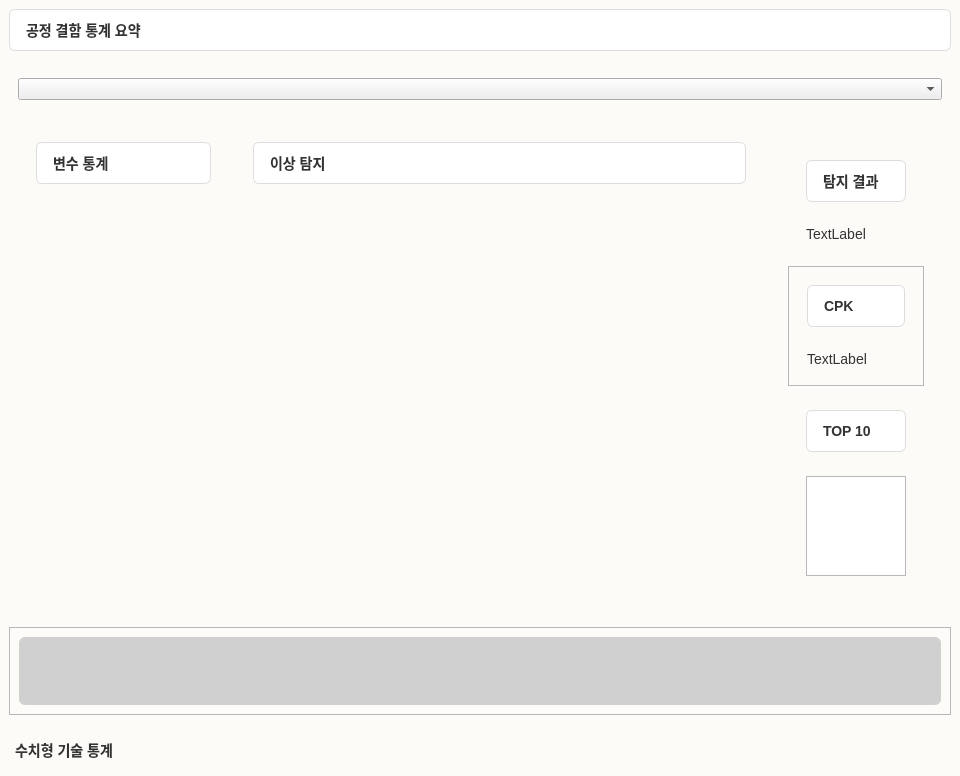
<?xml version="1.0" encoding="UTF-8"?>
<ui version="4.0">
 <class>Form</class>
 <widget class="QWidget" name="Form">
  <property name="enabled">
   <bool>true</bool>
  </property>
  <property name="geometry">
   <rect>
    <x>0</x>
    <y>0</y>
    <width>960</width>
    <height>644</height>
   </rect>
  </property>
  <property name="sizePolicy">
   <sizepolicy hsizetype="Expanding" vsizetype="Expanding">
    <horstretch>0</horstretch>
    <verstretch>0</verstretch>
   </sizepolicy>
  </property>
  <property name="windowTitle">
   <string>Form</string>
  </property>
  <property name="autoFillBackground">
   <bool>false</bool>
  </property>
  <property name="styleSheet">
   <string notr="true">/* =======================================================
   1. [필수] 전체 배경 설정 (아이보리: #FDFBF7)
   ======================================================= */
/* 중요: Widget 기반 폼에서 배경색이 적용되도록 수정했습니다. */
QWidget#Form, QWidget#centralwidget {
    background-color: #FDFBF7;
}

/* 메인 프레임도 배경색을 강제로 맞춰줍니다. */
QFrame#frame_main {
    background-color: #FDFBF7;
}

/* 기본 글꼴 및 색상 */
QLabel {
    color: #333333; 
    font-family: 'Segoe UI', 'Malgun Gothic', sans-serif;
    font-size: 14px;
}

/* =======================================================
   2. 사이드바 스타일 (배경색 구분 &amp; 투명 버튼)
   ======================================================= */
QFrame#frame_sidebar {
    background-color: #F0EFE9; /* 사이드바는 조금 더 진한 베이지 */
    border-right: 1px solid #D1D1D1;
}

/* 사이드바에 있는 메뉴 버튼들은 '투명'하게 설정 */
QPushButton {
    background-color: transparent;
    color: #333333;
    border: none;
    padding: 15px;
    text-align: left;
    font-size: 14px;
    font-weight: bold;
}

/* 마우스 올렸을 때 */
QPushButton:hover {
    background-color: #E6E3DA;
    color: #000000;
}

/* 선택되었을 때 (Checkable=True) */
QPushButton:checked {
    background-color: #E6E3DA;
    color: #2c3e50;
    border-left: 5px solid #2c3e50;
}

/* =======================================================
   3. 제목 라벨 스타일 (제목만 깔끔한 흰색 박스로!)
   ======================================================= */
/* Press, RF Pwr 등 제목 글자가 있는 라벨에만 흰색 배경을 줍니다. */
QLabel#label, QLabel#label_2, QLabel#label_3, QLabel#label_7, 
QLabel#label_8, QLabel#label_13, QLabel#label_14, 
QLabel#label_15, QLabel#label_16, QLabel#label_17, QLabel#label_18,
QLabel#label_19, QLabel#label_20, QLabel#label_21, 
QLabel#label_4, QLabel#label_5, QLabel#label_6 {
    
    background-color: #FFFFFF;  /* 흰색 배경 */
    color: #333333;             /* 진한 회색 글자 */
    
    border: 1px solid #DDDDDD;  /* 연한 테두리 */
    border-radius: 6px;         /* 둥근 모서리 */
    padding: 8px 12px;          /* 안쪽 여백 */
    
    font-weight: bold;
    font-size: 14px;
    min-height: 24px;
}

/* =======================================================
   5. [중요] 통계 버튼 스타일 복구 (여기가 핵심!)
   ======================================================= */
/* 위에서 '모든 버튼은 투명하라'고 했기 때문에, 
   이 버튼만 따로 '배경색과 테두리를 가져라'고 지정해줘야 합니다. 
   
   ★ 주의: Qt Designer에서 이 버튼의 objectName을 'btn_stats_open'으로 꼭 맞춰주세요! ★
*/

QPushButton#btn_stats_open {
    border: 1px solid #BBBBBB;   /* 회색 테두리 다시 생성 */
    background-color: #FFFFFF;   /* 흰색 배경 */
    border-radius: 6px;
    padding: 8px 15px;
    text-align: center;          /* 글자 가운데 정렬 */
    color: #333333;
    font-weight: bold;
}

/* 통계 버튼 마우스 올렸을 때 */
QPushButton#btn_stats_open:hover {
    background-color: #E6E3DA;   
    border: 1px solid #999999;
    color: #000000;
}

/* 통계 버튼 눌렀을 때 */
QPushButton#btn_stats_open:pressed {
    background-color: #D0D0D0;
    padding-top: 10px;
}</string>
  </property>
  <layout class="QVBoxLayout" name="verticalLayout">
   <property name="spacing">
    <number>0</number>
   </property>
   <property name="leftMargin">
    <number>0</number>
   </property>
   <property name="topMargin">
    <number>0</number>
   </property>
   <property name="rightMargin">
    <number>0</number>
   </property>
   <property name="bottomMargin">
    <number>0</number>
   </property>
   <item>
    <widget class="QFrame" name="frame_4">
     <property name="sizePolicy">
      <sizepolicy hsizetype="Preferred" vsizetype="Preferred">
       <horstretch>0</horstretch>
       <verstretch>0</verstretch>
      </sizepolicy>
     </property>
     <property name="frameShape">
      <enum>QFrame::NoFrame</enum>
     </property>
     <layout class="QVBoxLayout" name="verticalLayout_2">
      <item>
       <widget class="QLabel" name="label">
        <property name="text">
         <string>공정 결함 통계 요약</string>
        </property>
       </widget>
      </item>
     </layout>
    </widget>
   </item>
   <item>
    <widget class="QFrame" name="mainf">
     <property name="enabled">
      <bool>true</bool>
     </property>
     <property name="sizePolicy">
      <sizepolicy hsizetype="Expanding" vsizetype="Expanding">
       <horstretch>0</horstretch>
       <verstretch>0</verstretch>
      </sizepolicy>
     </property>
     <property name="frameShape">
      <enum>QFrame::NoFrame</enum>
     </property>
     <layout class="QVBoxLayout" name="verticalLayout_3" stretch="0,7,1">
      <item>
       <widget class="QFrame" name="frame_5">
        <property name="frameShape">
         <enum>QFrame::NoFrame</enum>
        </property>
        <layout class="QVBoxLayout" name="verticalLayout_4">
         <item>
          <widget class="QComboBox" name="comboVariable"/>
         </item>
        </layout>
       </widget>
      </item>
      <item>
       <widget class="QFrame" name="frame_6">
        <property name="sizePolicy">
         <sizepolicy hsizetype="Expanding" vsizetype="Expanding">
          <horstretch>0</horstretch>
          <verstretch>0</verstretch>
         </sizepolicy>
        </property>
        <property name="frameShape">
         <enum>QFrame::NoFrame</enum>
        </property>
        <layout class="QHBoxLayout" name="horizontalLayout" stretch="2,5,1">
         <item>
          <widget class="QFrame" name="frame_7">
           <property name="frameShape">
            <enum>QFrame::NoFrame</enum>
           </property>
           <layout class="QVBoxLayout" name="verticalLayout_5" stretch="0,3">
            <item>
             <widget class="QFrame" name="frame_11">
              <property name="frameShape">
               <enum>QFrame::NoFrame</enum>
              </property>
              <layout class="QVBoxLayout" name="verticalLayout_8">
               <item>
                <widget class="QLabel" name="label_2">
                 <property name="text">
                  <string>변수 통계</string>
                 </property>
                </widget>
               </item>
              </layout>
             </widget>
            </item>
            <item>
             <widget class="QWidget" name="histChart" native="true">
              <property name="sizePolicy">
               <sizepolicy hsizetype="Expanding" vsizetype="Expanding">
                <horstretch>0</horstretch>
                <verstretch>0</verstretch>
               </sizepolicy>
              </property>
             </widget>
            </item>
           </layout>
          </widget>
         </item>
         <item>
          <widget class="QFrame" name="frame_8">
           <property name="frameShape">
            <enum>QFrame::NoFrame</enum>
           </property>
           <layout class="QVBoxLayout" name="verticalLayout_6" stretch="0,3">
            <item>
             <widget class="QFrame" name="frame_12">
              <property name="frameShape">
               <enum>QFrame::NoFrame</enum>
              </property>
              <layout class="QVBoxLayout" name="verticalLayout_9">
               <item>
                <widget class="QLabel" name="label_3">
                 <property name="text">
                  <string>이상 탐지</string>
                 </property>
                </widget>
               </item>
              </layout>
             </widget>
            </item>
            <item>
             <widget class="QWidget" name="trendChart" native="true">
              <property name="sizePolicy">
               <sizepolicy hsizetype="Expanding" vsizetype="Expanding">
                <horstretch>0</horstretch>
                <verstretch>0</verstretch>
               </sizepolicy>
              </property>
             </widget>
            </item>
           </layout>
          </widget>
         </item>
         <item>
          <widget class="QFrame" name="frame_9">
           <property name="frameShape">
            <enum>QFrame::NoFrame</enum>
           </property>
           <layout class="QVBoxLayout" name="verticalLayout_7" stretch="0">
            <item>
             <widget class="QFrame" name="frame_2">
              <property name="frameShape">
               <enum>QFrame::NoFrame</enum>
              </property>
              <layout class="QVBoxLayout" name="verticalLayout_10" stretch="1,1,2">
               <item>
                <widget class="QFrame" name="frame_15">
                 <property name="frameShape">
                  <enum>QFrame::NoFrame</enum>
                 </property>
                 <layout class="QVBoxLayout" name="verticalLayout_11" stretch="1,3">
                  <item>
                   <widget class="QFrame" name="frame_16">
                    <property name="frameShape">
                     <enum>QFrame::NoFrame</enum>
                    </property>
                    <layout class="QVBoxLayout" name="verticalLayout_13">
                     <item>
                      <widget class="QLabel" name="label_4">
                       <property name="text">
                        <string>탐지 결과</string>
                       </property>
                      </widget>
                     </item>
                    </layout>
                   </widget>
                  </item>
                  <item>
                   <widget class="QFrame" name="frame_10">
                    <property name="frameShape">
                     <enum>QFrame::NoFrame</enum>
                    </property>
                    <layout class="QVBoxLayout" name="verticalLayout_17">
                     <item>
                      <widget class="QLabel" name="lblCPK">
                       <property name="text">
                        <string>TextLabel</string>
                       </property>
                      </widget>
                     </item>
                    </layout>
                   </widget>
                  </item>
                 </layout>
                </widget>
               </item>
               <item>
                <widget class="QFrame" name="frame">
                 <property name="frameShape">
                  <enum>QFrame::StyledPanel</enum>
                 </property>
                 <property name="frameShadow">
                  <enum>QFrame::Raised</enum>
                 </property>
                 <layout class="QVBoxLayout" name="verticalLayout_20">
                  <item>
                   <widget class="QFrame" name="frame_17">
                    <property name="frameShape">
                     <enum>QFrame::NoFrame</enum>
                    </property>
                    <layout class="QVBoxLayout" name="verticalLayout_19">
                     <item>
                      <widget class="QLabel" name="label_6">
                       <property name="text">
                        <string>CPK</string>
                       </property>
                      </widget>
                     </item>
                    </layout>
                   </widget>
                  </item>
                  <item>
                   <widget class="QFrame" name="frame_13">
                    <property name="frameShape">
                     <enum>QFrame::NoFrame</enum>
                    </property>
                    <layout class="QVBoxLayout" name="verticalLayout_18">
                     <item>
                      <widget class="QLabel" name="cpk">
                       <property name="text">
                        <string>TextLabel</string>
                       </property>
                      </widget>
                     </item>
                    </layout>
                   </widget>
                  </item>
                 </layout>
                </widget>
               </item>
               <item>
                <widget class="QFrame" name="frame_14">
                 <property name="frameShape">
                  <enum>QFrame::NoFrame</enum>
                 </property>
                 <layout class="QVBoxLayout" name="verticalLayout_12" stretch="1,3">
                  <item>
                   <widget class="QFrame" name="frame_18">
                    <property name="frameShape">
                     <enum>QFrame::NoFrame</enum>
                    </property>
                    <layout class="QVBoxLayout" name="verticalLayout_14">
                     <item>
                      <widget class="QLabel" name="label_5">
                       <property name="text">
                        <string>TOP 10</string>
                       </property>
                      </widget>
                     </item>
                    </layout>
                   </widget>
                  </item>
                  <item>
                   <widget class="QFrame" name="frame_19">
                    <property name="frameShape">
                     <enum>QFrame::NoFrame</enum>
                    </property>
                    <layout class="QVBoxLayout" name="verticalLayout_16">
                     <item>
                      <widget class="QListWidget" name="listTop10">
                       <property name="minimumSize">
                        <size>
                         <width>100</width>
                         <height>100</height>
                        </size>
                       </property>
                       <property name="maximumSize">
                        <size>
                         <width>256</width>
                         <height>16777215</height>
                        </size>
                       </property>
                      </widget>
                     </item>
                    </layout>
                   </widget>
                  </item>
                 </layout>
                </widget>
               </item>
              </layout>
             </widget>
            </item>
           </layout>
          </widget>
         </item>
        </layout>
       </widget>
      </item>
      <item>
       <widget class="QFrame" name="statssummary">
        <property name="enabled">
         <bool>true</bool>
        </property>
        <property name="sizePolicy">
         <sizepolicy hsizetype="Expanding" vsizetype="Expanding">
          <horstretch>0</horstretch>
          <verstretch>0</verstretch>
         </sizepolicy>
        </property>
        <property name="styleSheet">
         <string notr="true"/>
        </property>
        <property name="frameShape">
         <enum>QFrame::StyledPanel</enum>
        </property>
        <property name="frameShadow">
         <enum>QFrame::Raised</enum>
        </property>
        <layout class="QVBoxLayout" name="verticalLayout_15">
         <item>
          <widget class="QTableWidget" name="txtStats">
           <property name="styleSheet">
            <string notr="true">background-color: #D0D0D0;  /* 불투명 회색 */
border-radius: 6px;
</string>
           </property>
           <property name="editTriggers">
            <set>QAbstractItemView::NoEditTriggers</set>
           </property>
           <property name="alternatingRowColors">
            <bool>true</bool>
           </property>
           <property name="selectionBehavior">
            <enum>QAbstractItemView::SelectRows</enum>
           </property>
          </widget>
         </item>
        </layout>
       </widget>
      </item>
     </layout>
    </widget>
   </item>
   <item>
    <widget class="QPushButton" name="mathbtn">
     <property name="enabled">
      <bool>true</bool>
     </property>
     <property name="text">
      <string>수치형 기술 통계</string>
     </property>
    </widget>
   </item>
  </layout>
 </widget>
 <resources/>
 <connections/>
</ui>
